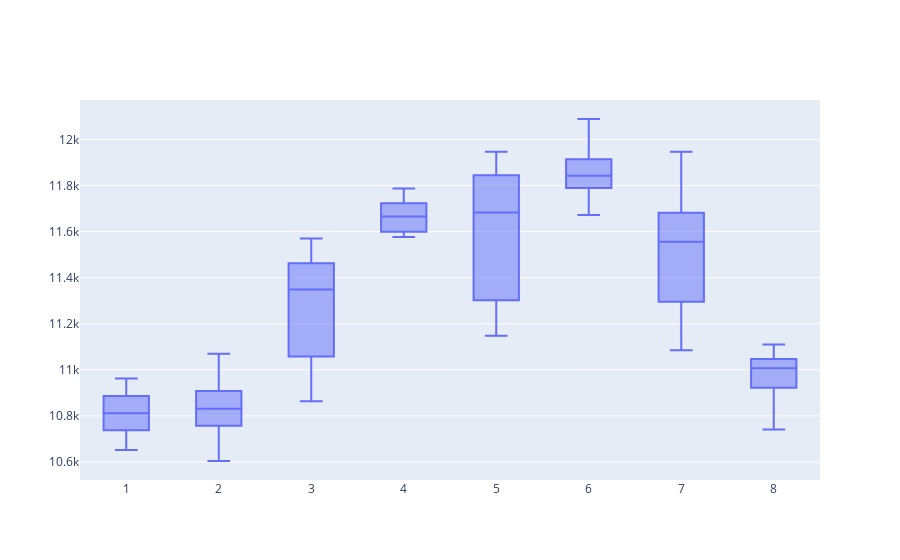

Write notebook code for a chart like this one.
### Code cell
trace = go.Box(x = nifty_data['Month'],
               y = nifty_data['Close'])

data = [trace]

offline.iplot(data)

### Figure 1 — Plotly figure (JSON) as saved in the notebook; plotly's stock layout.template omitted (floating-point values rounded to 4 significant figures; data arrays with more than 128 entries replaced by an {"elided": "..."} marker saying what was removed)
{"data": [{"type": "box", "x": {"elided": "161 int values"}, "y": {"elided": "161 float values"}}], "layout": {"autosize": true, "xaxis": {"autorange": true, "range": [0.5, 8.5], "type": "linear"}, "yaxis": {"autorange": true, "range": [10520.0, 12170.0], "type": "linear"}}}
